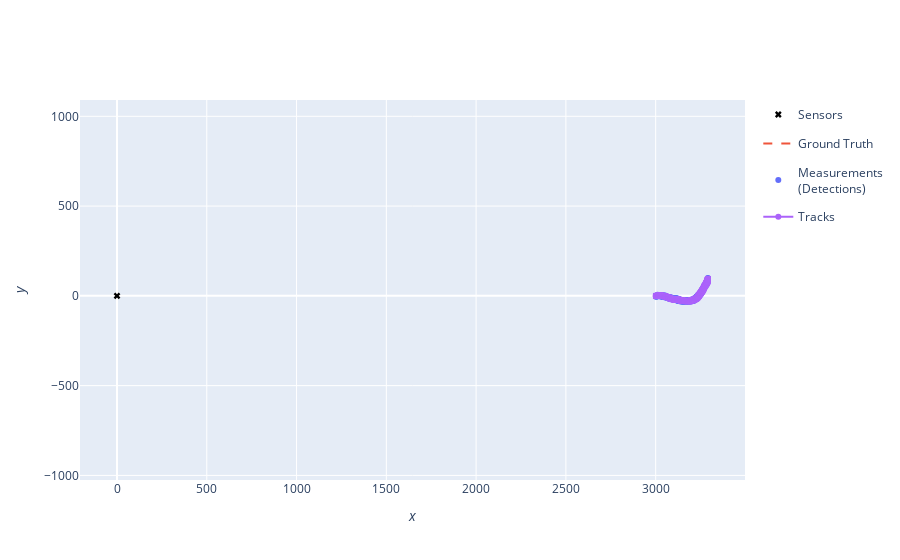

Here is the notebook cell this chart was saved with:
### Markdown cell above
Plot the ground truth, tracks, and uncertainty ellipses for each target

### Code cell
plotter = Plotterly()
plotter.plot_sensors(sensor)
plotter.plot_ground_truths(truths, [0, 2])
plotter.plot_measurements(all_measurements, [0, 2])
plotter.plot_tracks(tracks, [0, 2], uncertainty=False)
plotter.fig

### Figure 1 — Plotly figure (JSON) as saved in the notebook; plotly's stock layout.template omitted (floating-point values rounded to 4 significant figures; data arrays with more than 128 entries replaced by an {"elided": "..."} marker saying what was removed)
{"data": [{"legendgroup": "Sensors", "legendrank": 50, "marker": {"color": "black", "symbol": "x"}, "mode": "markers", "name": "Sensors", "showlegend": true, "type": "scatter", "x": [0], "y": [0]}, {"legendgroup": "Ground Truth", "legendrank": 100, "line": {"dash": "dash"}, "mode": "lines", "name": "Ground Truth", "showlegend": true, "text": {"elided": "500 str values"}, "type": "scatter", "x": {"elided": "500 float values"}, "y": {"elided": "500 float values"}}, {"legendgroup": "Measurements<br>(Detections)", "legendrank": 200, "marker": {"color": "#636EFA"}, "mode": "markers", "name": "Measurements<br>(Detections)", "showlegend": true, "text": {"elided": "499 str values"}, "type": "scatter", "x": {"elided": "499 float values"}, "y": {"elided": "499 float values"}}, {"legendgroup": "Tracks", "legendrank": 300, "marker": {"symbol": {"elided": "500 str values"}}, "mode": "markers+lines", "name": "Tracks", "showlegend": true, "text": {"elided": "500 str values"}, "type": "scatter", "x": {"elided": "500 float values"}, "y": {"elided": "500 float values"}}], "layout": {"colorway": ["#636EFA", "#EF553B", "#00CC96", "#AB63FA", "#FFA15A", "#19D3F3", "#FF6692", "#B6E880", "#FF97FF", "#FECB52"], "xaxis": {"title": {"text": "<i>x</i>"}}, "yaxis": {"scaleanchor": "x", "scaleratio": 1, "title": {"text": "<i>y</i>"}}}}
